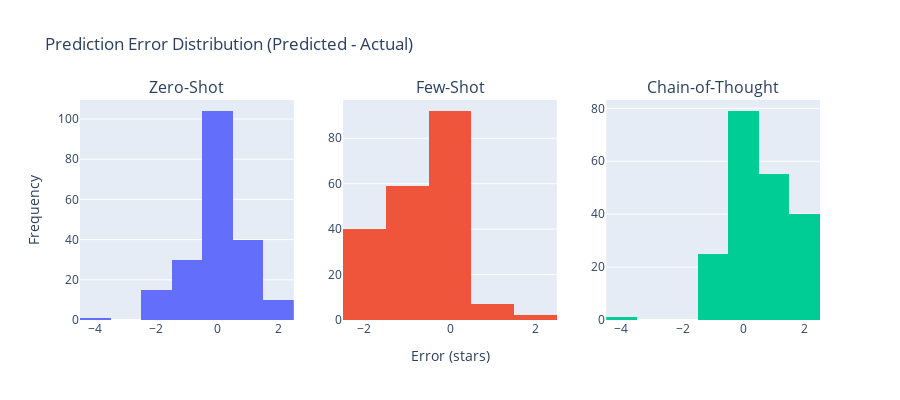

The cell this chart's notebook holds for it:
### Code cell
# Error distribution analysis
fig = make_subplots(rows=1, cols=3, subplot_titles=('Zero-Shot', 'Few-Shot', 'Chain-of-Thought'))

for idx, (results, name) in enumerate([(results_zero_shot, 'Zero-Shot'), 
                                         (results_few_shot, 'Few-Shot'),
                                         (results_cot, 'Chain-of-Thought')], 1):
    errors = results['predicted_stars'] - results['actual_stars']
    
    fig.add_trace(
        go.Histogram(x=errors, name=name, showlegend=True),
        row=1, col=idx
    )

fig.update_layout(
    title_text='Prediction Error Distribution (Predicted - Actual)',
    height=400,
    showlegend=False
)

fig.update_xaxes(title_text='Error (stars)', row=1, col=2)
fig.update_yaxes(title_text='Frequency', row=1, col=1)

fig.show()

### Figure 1 — Plotly figure (JSON) as saved in the notebook; plotly's stock layout.template omitted (floating-point values rounded to 4 significant figures; data arrays with more than 128 entries replaced by an {"elided": "..."} marker saying what was removed)
{"data": [{"name": "Zero-Shot", "showlegend": true, "type": "histogram", "x": {"elided": "200 int values"}, "xaxis": "x", "yaxis": "y"}, {"name": "Few-Shot", "showlegend": true, "type": "histogram", "x": {"elided": "200 int values"}, "xaxis": "x2", "yaxis": "y2"}, {"name": "Chain-of-Thought", "showlegend": true, "type": "histogram", "x": {"elided": "200 int values"}, "xaxis": "x3", "yaxis": "y3"}], "layout": {"annotations": [{"font": {"size": 16}, "showarrow": false, "text": "Zero-Shot", "x": 0.1444, "xanchor": "center", "xref": "paper", "y": 1, "yanchor": "bottom", "yref": "paper"}, {"font": {"size": 16}, "showarrow": false, "text": "Few-Shot", "x": 0.5, "xanchor": "center", "xref": "paper", "y": 1, "yanchor": "bottom", "yref": "paper"}, {"font": {"size": 16}, "showarrow": false, "text": "Chain-of-Thought", "x": 0.8556, "xanchor": "center", "xref": "paper", "y": 1, "yanchor": "bottom", "yref": "paper"}], "height": 400, "showlegend": false, "title": {"text": "Prediction Error Distribution (Predicted - Actual)"}, "xaxis": {"anchor": "y", "domain": [0, 0.2889]}, "xaxis2": {"anchor": "y2", "domain": [0.3556, 0.6444], "title": {"text": "Error (stars)"}}, "xaxis3": {"anchor": "y3", "domain": [0.7111, 1]}, "yaxis": {"anchor": "x", "domain": [0, 1], "title": {"text": "Frequency"}}, "yaxis2": {"anchor": "x2", "domain": [0, 1]}, "yaxis3": {"anchor": "x3", "domain": [0, 1]}}}
